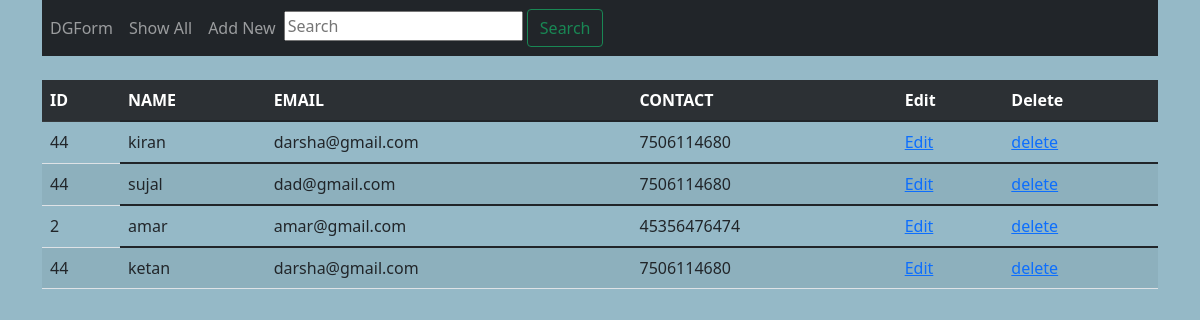
The page /show on the database its author committed.
### myapp/models.py (models this page shows)
class Student(models.Model):
    sid =models.CharField(max_length=20)
    sname =models.CharField(max_length=100)
    semail =models.EmailField()
    scontact =models.CharField(max_length=30)

### myapp/views.py (the view)
# urls.py: path('show',views.show),
def show(request):
    student = Student.objects.all
    return render(request, 'show.html', {'student': student})

### myapp/templates/show.html
{% extends 'base.html' %}
{% block content %}
<table class="table table-dark table-striped">
    <tr>
    <th>ID</th>
    <th>NAME</th>
    <th>EMAIL</th>
    <th>CONTACT</th>
        <th> Edit</th>
        <th>Delete</th>
    </tr>
    {% for i in student %}
    <tr class="table">
        <td>{{ i.sid  }}</td>
        <td>{{ i.sname  }}</td>
        <td>{{ i.semail }}</td>
        <td>{{ i.scontact }}</td>
        <td>
            <a href="edit/{{i.id}}">Edit</a>
        </td>
                <td>
            <a href="delete/{{i.id}}">delete</a>
        </td>
    </tr>
    {% endfor%}
</table>
{% endblock %}

### myapp/templates/base.html (shortened to what this page needs)
<!doctype html>
<html lang="en">
<head>
    <link href="https://cdn.jsdelivr.net/npm/bootstrap@5.1.3/dist/css/bootstrap.min.css" rel="stylesheet"
>
</head>
<body style="background-color:#95B9C7;">
<div class="container">
    <nav class="navbar navbar-expand-md bg-dark navbar-dark">
  <div class="collapse navbar-collapse" id="collapsibleNavbar">
    <ul class="navbar-nav mr-auto">
      <li class="nav-item active">
        <a class="nav-link" href="/">DGForm</a>
        </li>
      <li class="nav-item active"><a class="nav-link" href="/show">Show All</a></li>
      <li class="nav-item active"><a class="nav-link" href="/load_form">Add New</a></li>
    </ul>
    <form method="POST" action="search" class="form-inline my-2 my-lg-0" >
       <input  name="name"  type="search" placeholder="Search" aria-label="Search">
      <button class="btn btn-outline-success " type="submit" >Search</button>
    </form>
  </div>
</nav>
    <br>
{% block content %}
{% endblock %}
    </div>
</body>
</html>

### rows shown on the page
Student: sid "44", sname "kiran", semail "darsha@gmail.com", scontact "7506114680"
Student: sid "44", sname "sujal", semail "dad@gmail.com", scontact "7506114680"
Student: sid "2", sname "amar", semail "amar@gmail.com", scontact "45356476474"
Student: sid "44", sname "ketan", semail "darsha@gmail.com", scontact "7506114680"
